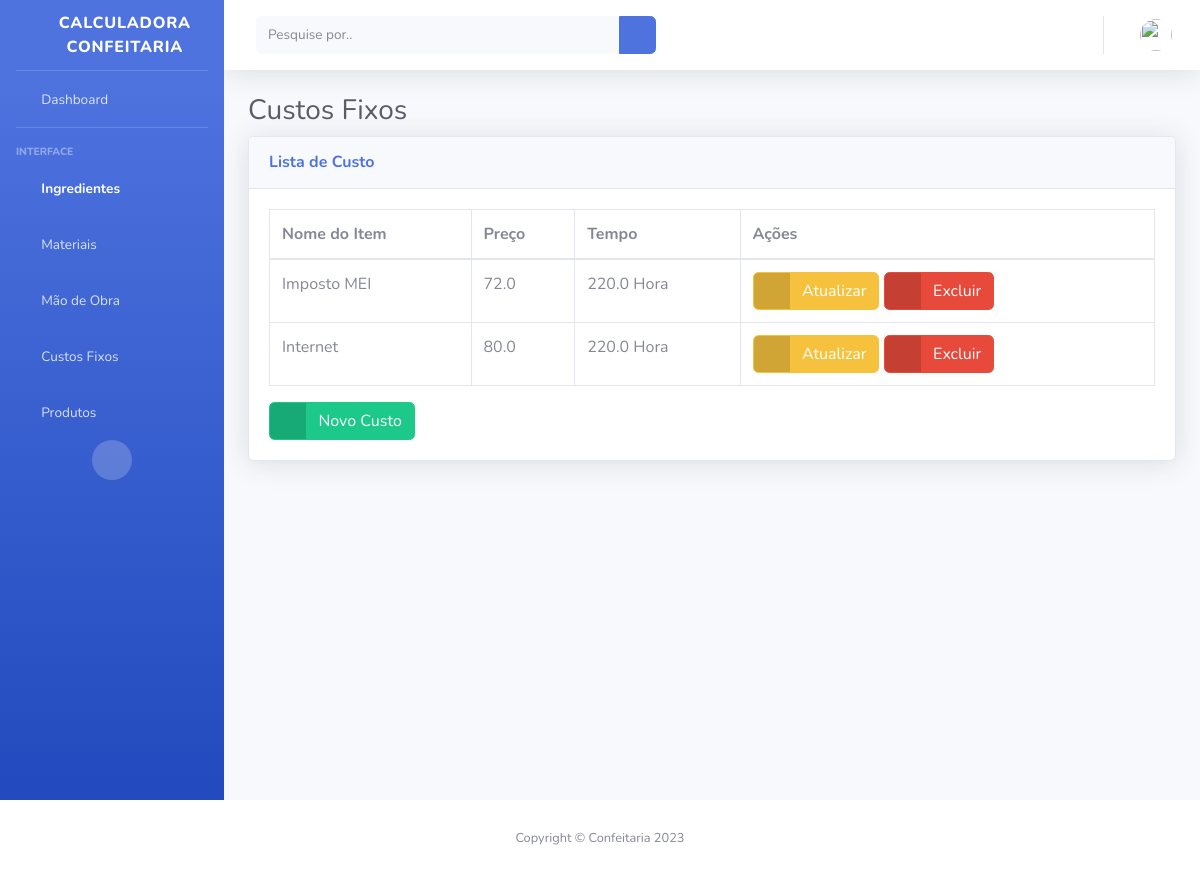
/cost-list (signed in), run on the app's committed database.
### myapp/models.py (models this page shows, shortened)
class Cost(models.Model):
    user = models.ForeignKey(CustomUser, blank=True, on_delete=models.CASCADE)
    name = models.CharField(_("Nome do Custo:"), db_column='name', max_length=100, blank=False)
    price = models.FloatField(_("Preço (R$):"), db_column='price', blank=False)
    hours = models.FloatField(
        _("Horas Mensais:"), db_column='hours', blank=False)
    time = models.CharField(_("Tempo de Medida:"), max_length=15, choices=TIME_CHOICES)
    class Meta:
        ordering = ["name"]

### myapp/views.py (the view)
# urls.py: path('cost-list', views.costList, name='cost-list'),
@login_required
def costList(request):
    current_user = request.user
    costs = current_user.cost_set.all()
    return render(request, "cost-list.html",
                  {'costs': costs})

### myapp/templates/cost-list.html
{% extends "base.html" %}
{% block content %}
<h1 class="h3 mb-2 text-gray-800">Custos Fixos</h1>
<div class="card shadow mb-4">
    <div class="card-header py-3">
        <h6 class="m-0 font-weight-bold text-primary">Lista de Custo</h6>
    </div>
    <div class="card-body">
        <div class="table-responsive">
            <table class="table table-bordered" id="dataTable" width=100%" cellspacing="0">
                    <thead>
                        <tr>
                            <th>Nome do Item</th>
                            <th>Preço</th>
                            <th>Tempo</th>
                            <th>Ações</th>
                        </tr>
                    </thead>
                    <tbody>
                        {% for cost in costs %}
                        <tr>
                            <td>{{ cost.name }}</td>
                            <td>{{ cost.price }}</td>
                            <td>{{ cost.hours }}{{" "}}{{ cost.time }}</td>
                            <td>
                                <a href="/cost-update/{{ cost.id }}" class="btn btn-warning btn-icon-split">
                                    <span class="icon text-white-50">
                                        <i class="fas fa-edit"></i>
                                    </span>
                                    <span class="text">Atualizar</span>
                                </a>
                                <a href="/cost-delete/{{ cost.id }}" class="btn btn-danger btn-icon-split">
                                    <span class="icon text-white-50">
                                        <i class="fas fa-trash"></i>
                                    </span>
                                    <span class="text">Excluir</span>
                                </a>
                            </td>
                        </tr>
                        {% endfor %}
                    </tbody>
            </table>
            <a href="{%url 'cost-create' %}" class="btn btn-success btn-icon-split">
                <span class="icon text-white-50">
                <i class="fas fa-plus"></i>
                </span>
                <span class="text">Novo Custo</span>
            </a>
        </div>
    </div>
</div>
{% endblock %}

### data on the page
Cost: name "Imposto MEI", price "72.0", hours "220.0", time "Hora"
Cost: name "Internet", price "80.0", hours "220.0", time "Hora"
